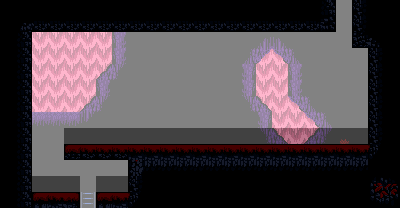

A 2D game scene composited from a Tiled map and its tileset images. What follows is a short description and the map's XML, with each tile layer's data collapsed to a summary:
An orthogonal 25x13 tile map with 16x16 px tiles, 5 tile layers (Back2, Back, Deafult, Front, ...), 2 tilesets and 15 objects.

<map version="1.10" tiledversion="1.10.1" orientation="orthogonal" renderorder="right-down" width="25" height="13" tilewidth="16" tileheight="16" infinite="0" nextlayerid="14" nextobjectid="52">
 <properties>
  <property name="BottomSection" type="int" value="8" />
  <property name="LeftSection" type="int" value="-1" />
  <property name="Level" type="int" value="7" />
  <property name="RightSection" type="int" value="-1" />
  <property name="TopSection" type="int" value="6" />
 </properties>
 <tileset firstgid="1" source="../Level1_Tileset.tsx" />
 <tileset firstgid="801" source="../PathfindingLayout.tsx" />
 <layer id="11" name="Back2" width="25" height="13">
  <data>[325 cells, 214 non-empty, 2 distinct tile ids]</data>
 </layer>
 <layer id="3" name="Back" width="25" height="13">
  <data>[325 cells, 37 non-empty, 18 distinct tile ids]</data>
 </layer>
 <layer id="2" name="Deafult" width="25" height="13">
  <data>[325 cells, 1 non-empty, 1 distinct tile ids]</data>
 </layer>
 <layer id="1" name="Front" width="25" height="13">
  <data>[325 cells, 89 non-empty, 22 distinct tile ids]</data>
 </layer>
 <layer id="13" name="PathfindingLayout" width="25" height="13" opacity="0.51">
  <data>[325 cells, 325 non-empty, 3 distinct tile ids]</data>
 </layer>
 <objectgroup id="10" name="Objects">
  <object id="44" x="48" y="144">
   <properties>
    <property name="Size" type="int" value="0" />
    <property name="Type" value="DirtBlock" />
   </properties>
   <point />
  </object>
  <object id="45" x="32" y="144">
   <properties>
    <property name="Size" type="int" value="0" />
    <property name="Type" value="DirtBlock" />
   </properties>
   <point />
  </object>
  <object id="46" x="32" y="160">
   <properties>
    <property name="Size" type="int" value="0" />
    <property name="Type" value="DirtBlock" />
   </properties>
   <point />
  </object>
  <object id="47" x="48" y="160">
   <properties>
    <property name="Size" type="int" value="0" />
    <property name="Type" value="DirtBlock" />
   </properties>
   <point />
  </object>
  <object id="48" x="48" y="176">
   <properties>
    <property name="Size" type="int" value="0" />
    <property name="Type" value="DirtBlock" />
   </properties>
   <point />
  </object>
  <object id="49" x="32" y="176">
   <properties>
    <property name="Size" type="int" value="0" />
    <property name="Type" value="DirtBlock" />
   </properties>
   <point />
  </object>
 </objectgroup>
 <objectgroup id="8" name="Colliders">
  <object id="26" x="32" y="192" width="48" height="16">
   <properties>
    <property name="AFFECTING_LAYERS" value="PLAYER_LAYER" />
    <property name="OBJECT_LAYERS" value="GROUND_LAYER" />
   </properties>
  </object>
  <object id="29" x="96" y="192" width="32" height="16">
   <properties>
    <property name="AFFECTING_LAYERS" value="PLAYER_LAYER" />
    <property name="OBJECT_LAYERS" value="GROUND_LAYER" />
   </properties>
  </object>
  <object id="32" x="352" y="0" width="32" height="48">
   <properties>
    <property name="AFFECTING_LAYERS" value="PLAYER_LAYER" />
    <property name="OBJECT_LAYERS" value="GROUND_LAYER" />
   </properties>
  </object>
  <object id="33" x="368" y="48" width="16" height="96">
   <properties>
    <property name="AFFECTING_LAYERS" value="PLAYER_LAYER" />
    <property name="OBJECT_LAYERS" value="GROUND_LAYER" />
   </properties>
  </object>
  <object id="35" x="32" y="0" width="304" height="32">
   <properties>
    <property name="AFFECTING_LAYERS" value="PLAYER_LAYER" />
    <property name="OBJECT_LAYERS" value="GROUND_LAYER" />
   </properties>
  </object>
  <object id="36" x="16" y="32" width="16" height="176">
   <properties>
    <property name="AFFECTING_LAYERS" value="PLAYER_LAYER" />
    <property name="OBJECT_LAYERS" value="GROUND_LAYER" />
   </properties>
  </object>
  <object id="37" x="80" y="192" width="16" height="16">
   <properties>
    <property name="AFFECTING_LAYERS" value="USE_LADDER_LAYER" />
    <property name="OBJECT_LAYERS" value="LADDER_LAYER" />
   </properties>
  </object>
  <object id="50" x="64" y="144" width="304" height="16">
   <properties>
    <property name="AFFECTING_LAYERS" value="PLAYER_LAYER" />
    <property name="OBJECT_LAYERS" value="GROUND_LAYER" />
   </properties>
  </object>
  <object id="51" x="128" y="160" width="16" height="32">
   <properties>
    <property name="AFFECTING_LAYERS" value="PLAYER_LAYER" />
    <property name="OBJECT_LAYERS" value="GROUND_LAYER" />
   </properties>
  </object>
 </objectgroup>
</map>
